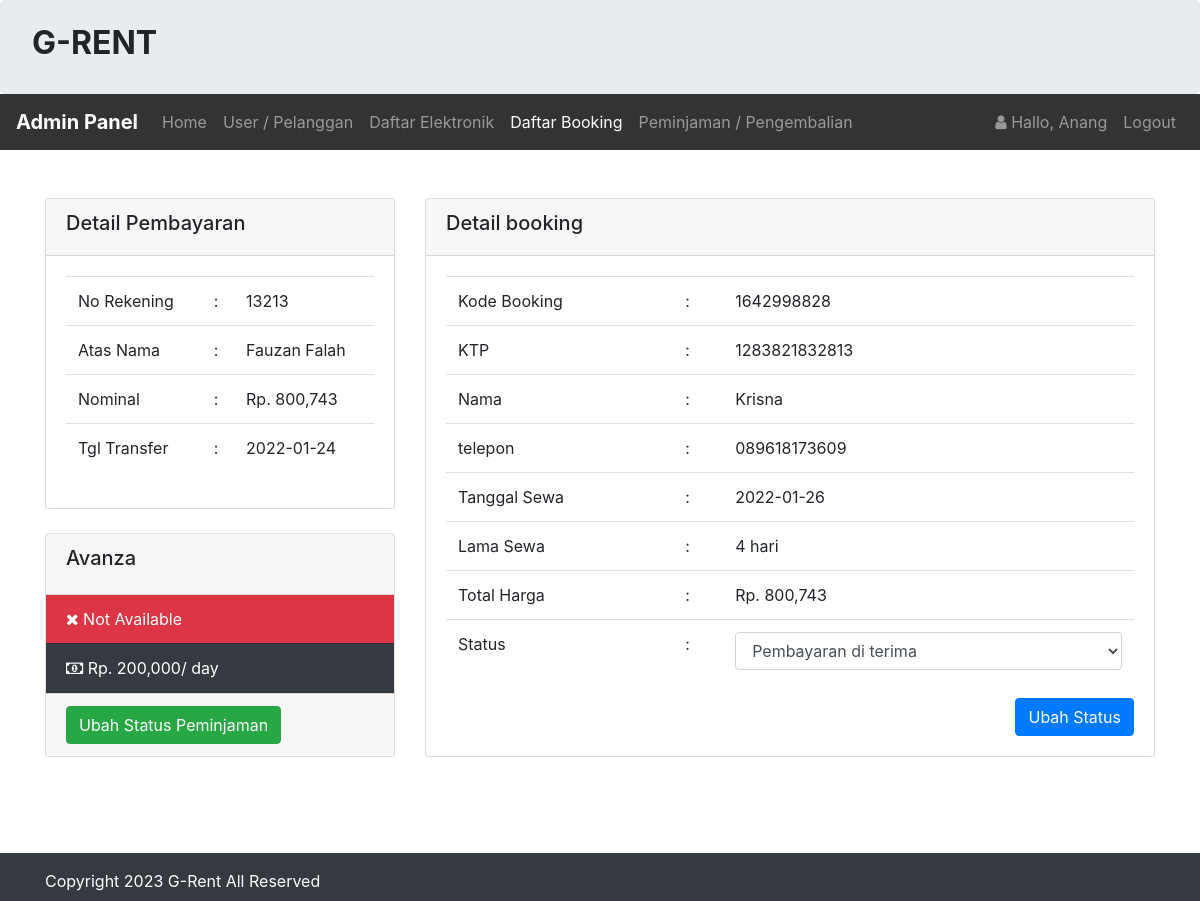
Page /admin/booking/bayar.php?id=1642998828 (signed in) on the committed database.
### tables this page shows
CREATE TABLE `infoweb` (
  `id` int(11) NOT NULL,
  `nama_rental` varchar(255) DEFAULT NULL,
  `telp` varchar(15) DEFAULT NULL,
  `alamat` text DEFAULT NULL,
  `email` varchar(255) DEFAULT NULL,
  `no_rek` text DEFAULT NULL,
  `updated_at` timestamp NOT NULL DEFAULT current_timestamp()
);

CREATE TABLE `pembayaran` (
  `id_pembayaran` int(11) NOT NULL,
  `id_booking` int(255) NOT NULL,
  `no_rekening` int(255) NOT NULL,
  `nama_rekening` varchar(255) NOT NULL,
  `nominal` int(255) NOT NULL,
  `tanggal` varchar(255) NOT NULL
);

CREATE TABLE `gadget` (
  `id_gadget` int(11) NOT NULL,
  `no_plat` varchar(255) NOT NULL,
  `merk` varchar(255) NOT NULL,
  `harga` int(255) NOT NULL,
  `deskripsi` varchar(255) NOT NULL,
  `status` varchar(255) NOT NULL,
  `gambar` text NOT NULL
);

CREATE TABLE `booking` (
  `id_booking` int(11) NOT NULL,
  `kode_booking` varchar(255) NOT NULL,
  `id_login` int(11) NOT NULL,
  `id_gadget` int(11) NOT NULL,
  `ktp` varchar(255) NOT NULL,
  `nama` varchar(255) NOT NULL,
  `alamat` varchar(255) NOT NULL,
  `no_tlp` varchar(15) NOT NULL,
  `tanggal` varchar(255) NOT NULL,
  `lama_sewa` int(11) NOT NULL,
  `total_harga` int(11) NOT NULL,
  `konfirmasi_pembayaran` varchar(255) NOT NULL,
  `tgl_input` varchar(255) NOT NULL
);

### koneksi/koneksi.php (called while the page is built, shortened)
<?php
    $user = 'root';
    $pass = '';
    $koneksi = new PDO("mysql:host=localhost;dbname=codekop_free_rental", $user, $pass);
    $url = "http://localhost/rental_gadget-master/";
    $sql_web = "SELECT * FROM infoweb WHERE id = 1";
    $row_web = $koneksi->prepare($sql_web);
    $row_web->execute();
    $info_web = $row_web->fetch(PDO::FETCH_OBJ);
?>

### admin/booking/bayar.php (the view, shortened to what this page needs)
<?php
    require '../../koneksi/koneksi.php';
    $title_web = 'Konfirmasi';
    include '../header.php';
    $kode_booking = $_GET['id'];
    $hasil = $koneksi->query("SELECT * FROM booking WHERE kode_booking = '$kode_booking'")->fetch();
    $id_booking = $hasil['id_booking'];
    $hsl = $koneksi->query("SELECT * FROM pembayaran WHERE id_booking = '$id_booking'")->fetch();
    $c = $koneksi->query("SELECT * FROM pembayaran WHERE id_booking = '$id_booking'")->rowCount();
    $id = $hasil['id_gadget'];
    $isi = $koneksi->query("SELECT * FROM gadget WHERE id_gadget = '$id'")->fetch();
?>
<br>
<br>
<div class="container">
<div class="row">
    <div class="col-sm-4">
        <div class="card">
            <div class="card-header">
                <h5> Detail Pembayaran</h5>
            </div>
            <div class="card-body">
                <?php if($c > 0){?>
                <table class="table">
                    <tr>
                        <td>No Rekening</td>
                        <td> :</td>
                        <td><?= $hsl['no_rekening'];?></td>
                    </tr>
                    <tr>
                        <td>Atas Nama </td>
                        <td> :</td>
                        <td><?= $hsl['nama_rekening'];?></td>
                    </tr>
                    <tr>
                        <td>Nominal  </td>
                        <td> :</td>
                        <td>Rp. <?= number_format($hsl['nominal']);?></td>
                    </tr>
                    <tr>
                        <td>Tgl  Transfer</td>
                        <td> :</td>
                        <td><?= $hsl['tanggal'];?></td>
                    </tr>
                </table>
                <?php }else{?>
                    <h4>Belum di bayar</h4>
                <?php }?>
            </div>
        </div>
        <br/>
        <div class="card">
            <div class="card-header">
                <h5 class="card-title"><?php echo $isi['merk'];?></h5>
            </div>
            <ul class="list-group list-group-flush">
                <?php if($isi['status'] == 'Tersedia'){?>
                    <li class="list-group-item bg-primary text-white">
                        <i class="fa fa-check"></i> Available
                    </li>
                <?php }else{?>
                    <li class="list-group-item bg-danger text-white">
                        <i class="fa fa-close"></i> Not Available
                    </li>
                <?php }?>
                <li class="list-group-item bg-dark text-white">
                    <i class="fa fa-money"></i> Rp. <?php echo number_format($isi['harga']);?>/ day
                </li>
            </ul>
            <div class="card-footer">
                <a href="<?php echo $url;?>admin/peminjaman/peminjaman.php?id=<?php echo $hasil['kode_booking'];?>"
                    class="btn btn-success btn-md">Ubah Status Peminjaman</a>
            </div>
        </div>
    </div>
    <div class="col-sm-8">
         <div class="card">
            <div class="card-header">
                <h5> Detail booking</h5>
            </div>
           <div class="card-body">
               <form method="post" action="proses.php?id=konfirmasi">
                    <table class="table">
                        <tr>
                            <td>Kode Booking  </td>
                            <td> :</td>
                            <td><?php echo $hasil['kode_booking'];?></td>
                        </tr>
                        <tr>
                            <td>KTP  </td>
                            <td> :</td>
                            <td><?php echo $hasil['ktp'];?></td>
                        </tr>
                        <tr>
                            <td>Nama  </td>
                            <td> :</td>
                            <td><?php echo $hasil['nama'];?></td>
                        </tr>
                        <tr>
                            <td>telepon  </td>
                            <td> :</td>
                            <td><?php echo $hasil['no_tlp'];?></td>
                        </tr>
                        <tr>
                            <td>Tanggal Sewa </td>
                            <td> :</td>
                            <td><?php echo $hasil['tanggal'];?></td>
                        </tr>
                        <tr>
                            <td>Lama Sewa </td>
                            <td> :</td>
                            <td><?php echo $hasil['lama_sewa'];?> hari</td>
                        </tr>
                        <tr>
                            <td>Total Harga </td>
                            <td> :</td>
                            <td>Rp. <?php echo number_format($hasil['total_harga']);?></td>
                        </tr>
                        <tr>
                            <td>Status </td>
                            <td> :</td>
                            <td>
                                <select class="form-control" name="status">
                                    <option <?php if($hasil['konfirmasi_pembayaran'] == 'Pembayaran di terima'){echo 'selected';}?>>
                                        Pembayaran di terima
                                    </option>
                                </select>
                            </td>
                        </tr>
                    </table>
                    <button type="submit" class="btn btn-primary float-right">
                        Ubah Status
                    </button>
            </form>
           </div>
         </div>
    </div>
</div>
</div>
<br>
<br>
<br>
<?php include '../footer.php';?>

### admin/header.php (shortened to what this page needs)
<?php
    $id_login = $_SESSION['USER']['id_login'];
    $row = $koneksi->prepare("SELECT * FROM login WHERE id_login=?");
    $row->execute(array($id_login));
    $hasil_login = $row->fetch();
?>
<!doctype html>
<html lang="en">
  <head>
    <link rel="stylesheet" href="<?php echo $url;?>assets/css/bootstrap.css" >
    <link rel="stylesheet" href="<?php echo $url;?>assets/css/font-awesome.css" >
  </head>
  <body>
    <div class="jumbotron pt-4 pb-4">
        <div class="row">
            <div class="col-sm-8">
                <h2><b style="text-transform:uppercase;"><?= $info_web->nama_rental;?> </b></h2>
            </div>
        </div>
    </div>
    <nav class="navbar navbar-expand-lg navbar-dark" style="background-color: #333;">
        <a class="navbar-brand" href="<?php echo $url;?>admin/"><b>Admin Panel</b></a>
        <div class="collapse navbar-collapse" id="collapsibleNavId">
            <ul class="navbar-nav mr-auto mt-2 mt-lg-0">
                <li class="nav-item <?php if($title_web == 'Dashboard'){ echo 'active';}?>">
                    <a class="nav-link" href="<?php echo $url;?>admin/">Home <span class="sr-only">(current)</span></a>
                </li>
                <li class="nav-item <?php if($title_web == 'User'){ echo 'active';}?>">
                    <a class="nav-link" href="<?php echo $url;?>admin/user/index.php">User / Pelanggan</a>
                </li>
                <li class="nav-item <?php if($title_web == 'Daftar gadget'){ echo 'active';}?>
                <?php if($title_web == 'Tambah gadget'){ echo 'active';}?>
                <?php if($title_web == 'Edit gadget'){ echo 'active';}?>">
                    <a class="nav-link" href="<?php echo $url;?>admin/gadget/gadget.php">Daftar Elektronik</a>
                </li>
                <li class="nav-item <?php if($title_web == 'Daftar Booking'){ echo 'active';}?>
                <?php if($title_web == 'Konfirmasi'){ echo 'active';}?>">
                    <a class="nav-link" href="<?php echo $url;?>admin/booking/booking.php">Daftar Booking</a>
                </li>
                <li class="nav-item <?php if($title_web == 'Peminjaman'){ echo 'active';}?>">
                    <a class="nav-link" href="<?php echo $url;?>admin/peminjaman/peminjaman.php">Peminjaman / Pengembalian</a>
                </li>
            </ul>
            <ul class="navbar-nav my-2 my-lg-0">
                <li class="nav-item">
                    <a class="nav-link" href="#">
                        <i class="fa fa-user"> </i> Hallo, <?php echo $hasil_login['nama_pengguna'];?>
                    </a>
                </li>
                <li class="nav-item">
                    <a class="nav-link" onclick="return confirm('Apakah anda ingin logout ?');" href="<?php echo $url;?>admin/logout.php">Logout</a>
                </li>
            </ul>
        </div>
    </nav>

### admin/footer.php (shortened to what this page needs)
    <div class="footer mt-4 bg-dark text-white pt-3 pb-2">
      <div class="container">
        Copyright <?= date('Y');?> <?= $info_web->nama_rental;?> All Reserved
      </div>
    </div>
  </body>
</html>

### rows in the picture
infoweb: nama_rental "G-RENT", nama_rental "G-Rent"
pembayaran: no_rekening "13213", nama_rekening "Fauzan Falah", nominal "800,743", tanggal "2022-01-24"
gadget: merk "Avanza", harga "200,000"
booking: kode_booking "1642998828", ktp "1283821832813", nama "Krisna", no_tlp "089618173609", tanggal "2022-01-26", lama_sewa "4", total_harga "800,743", status "Pembayaran di terima"

### other values in the picture
$hasil_login['nama_pengguna'] "Anang"
